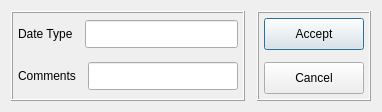
<?xml version="1.0" encoding="UTF-8"?>
<ui version="4.0">
 <class>process</class>
 <widget class="QDialog" name="process">
  <property name="geometry">
   <rect>
    <x>0</x>
    <y>0</y>
    <width>381</width>
    <height>112</height>
   </rect>
  </property>
  <property name="minimumSize">
   <size>
    <width>0</width>
    <height>112</height>
   </size>
  </property>
  <property name="maximumSize">
   <size>
    <width>16777215</width>
    <height>112</height>
   </size>
  </property>
  <property name="windowTitle">
   <string>Information</string>
  </property>
  <layout class="QHBoxLayout" name="horizontalLayout_3">
   <property name="spacing">
    <number>12</number>
   </property>
   <item>
    <widget class="QFrame" name="form_area">
     <property name="frameShape">
      <enum>QFrame::Box</enum>
     </property>
     <property name="frameShadow">
      <enum>QFrame::Raised</enum>
     </property>
     <layout class="QVBoxLayout" name="verticalLayout_2">
      <property name="spacing">
       <number>12</number>
      </property>
      <property name="leftMargin">
       <number>5</number>
      </property>
      <property name="topMargin">
       <number>5</number>
      </property>
      <property name="rightMargin">
       <number>5</number>
      </property>
      <property name="bottomMargin">
       <number>5</number>
      </property>
      <item>
       <layout class="QHBoxLayout" name="layout">
        <item>
         <widget class="QLabel" name="date_type_label">
          <property name="text">
           <string>Date Type</string>
          </property>
         </widget>
        </item>
        <item>
         <widget class="QLineEdit" name="date_type">
          <property name="minimumSize">
           <size>
            <width>150</width>
            <height>28</height>
           </size>
          </property>
         </widget>
        </item>
       </layout>
      </item>
      <item>
       <layout class="QHBoxLayout" name="layout_2">
        <item>
         <widget class="QLabel" name="comments_label">
          <property name="text">
           <string>Comments</string>
          </property>
         </widget>
        </item>
        <item>
         <widget class="QLineEdit" name="comments">
          <property name="minimumSize">
           <size>
            <width>150</width>
            <height>28</height>
           </size>
          </property>
         </widget>
        </item>
       </layout>
      </item>
     </layout>
    </widget>
   </item>
   <item>
    <widget class="QFrame" name="buttons_area">
     <property name="sizePolicy">
      <sizepolicy hsizetype="Minimum" vsizetype="Preferred">
       <horstretch>0</horstretch>
       <verstretch>0</verstretch>
      </sizepolicy>
     </property>
     <property name="minimumSize">
      <size>
       <width>0</width>
       <height>0</height>
      </size>
     </property>
     <property name="maximumSize">
      <size>
       <width>16777215</width>
       <height>16777215</height>
      </size>
     </property>
     <property name="frameShape">
      <enum>QFrame::Box</enum>
     </property>
     <property name="frameShadow">
      <enum>QFrame::Raised</enum>
     </property>
     <layout class="QVBoxLayout" name="verticalLayout">
      <property name="spacing">
       <number>12</number>
      </property>
      <property name="leftMargin">
       <number>5</number>
      </property>
      <property name="topMargin">
       <number>5</number>
      </property>
      <property name="rightMargin">
       <number>5</number>
      </property>
      <property name="bottomMargin">
       <number>5</number>
      </property>
      <item>
       <widget class="QPushButton" name="push_button_accept">
        <property name="minimumSize">
         <size>
          <width>100</width>
          <height>32</height>
         </size>
        </property>
        <property name="text">
         <string>Accept</string>
        </property>
        <property name="shortcut">
         <string notr="true">Return</string>
        </property>
       </widget>
      </item>
      <item>
       <widget class="QPushButton" name="push_button_cancel">
        <property name="minimumSize">
         <size>
          <width>100</width>
          <height>32</height>
         </size>
        </property>
        <property name="text">
         <string>Cancel</string>
        </property>
        <property name="shortcut">
         <string>Esc</string>
        </property>
       </widget>
      </item>
      <item>
       <spacer name="vertical_spacer">
        <property name="orientation">
         <enum>Qt::Vertical</enum>
        </property>
        <property name="sizeHint" stdset="0">
         <size>
          <width>20</width>
          <height>40</height>
         </size>
        </property>
       </spacer>
      </item>
     </layout>
    </widget>
   </item>
  </layout>
 </widget>
 <resources/>
 <connections/>
</ui>
